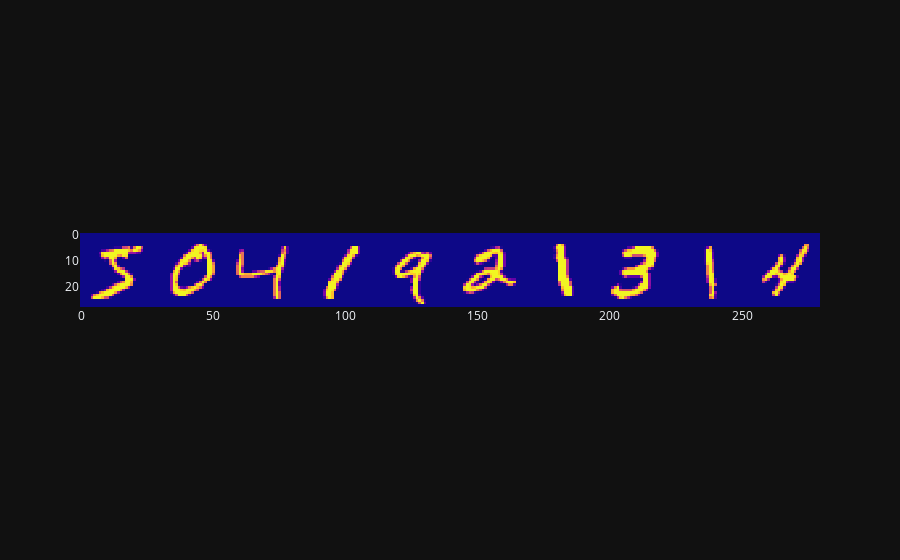

Source (notebook cell):
### Code cell
(X_train, y_train), (X_test, y_test) = keras.datasets.mnist.load_data()

w, h = X_train[0].shape

max_val = X_train.max()
X_train_scaled = X_train / max_val
X_test_scaled = X_test / max_val

px.imshow(np.hstack(X_train_scaled[:10])).update_coloraxes(showscale=False).show()

y_train_cat = to_categorical(y_train)
y_test_cat = to_categorical(y_test)

### Figure 1 — Plotly figure (JSON) as saved in the notebook; plotly's stock layout.template omitted (floating-point values rounded to 4 significant figures; data arrays with more than 128 entries replaced by an {"elided": "..."} marker saying what was removed)
{"data": [{"coloraxis": "coloraxis", "hovertemplate": "x: %{x}<br>y: %{y}<br>color: %{z}<extra></extra>", "name": "0", "type": "heatmap", "xaxis": "x", "yaxis": "y", "z": {"elided": "28x280 float values"}}], "layout": {"coloraxis": {"colorscale": [[0, "#0d0887"], [0.1111, "#46039f"], [0.2222, "#7201a8"], [0.3333, "#9c179e"], [0.4444, "#bd3786"], [0.5556, "#d8576b"], [0.6667, "#ed7953"], [0.7778, "#fb9f3a"], [0.8889, "#fdca26"], [1, "#f0f921"]], "showscale": false}, "margin": {"t": 60}, "xaxis": {"anchor": "y", "constrain": "domain", "domain": [0, 1], "scaleanchor": "y"}, "yaxis": {"anchor": "x", "autorange": "reversed", "constrain": "domain", "domain": [0, 1]}}}
